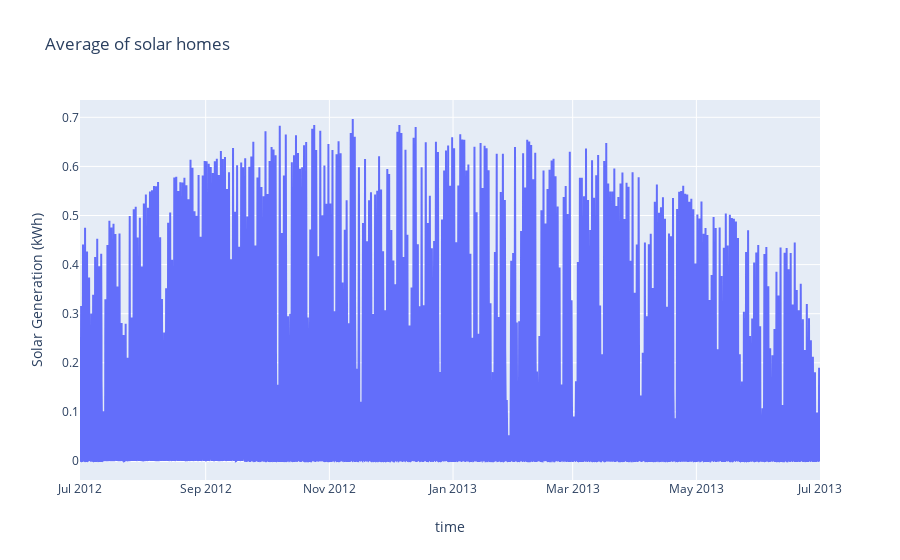
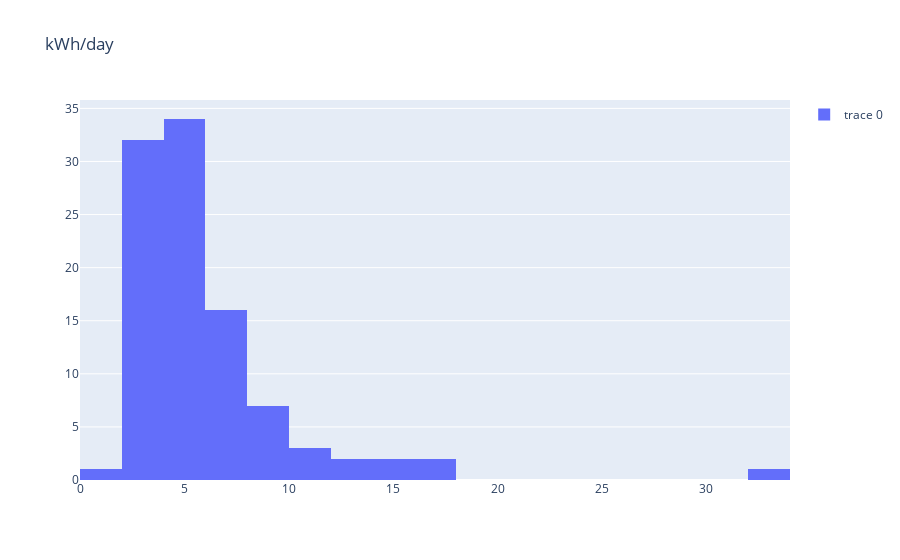

These figures' notebook cell, in order:
### Code cell
# Now let's bring solar to the game!

SolarProf=pd.read_csv('100SolarProf.csv')
SolarProf['Datetime']=pd.to_datetime(SolarProf['Datetime'],format='%d/%m/%Y %H:%M')


# W3=widgets.ToggleButtons(options=['Solar Generation', 'kWh/Day', 'Average load and solar'],
#     description='Chart type:', disabled=False, button_style='', # 'success', 'info', 'warning', 'danger' or ''
#     tooltips=['Solar Generation', 'kWh/Day', 'Average load and solar'])
# display(W3)

# def on_click(change):
#     if W3.value == 'Solar Generation':
data =[go.Scatter(x=SolarProf['Datetime'], y= np.nanmean(SolarProf.iloc[:,1:].values,axis=1),name='Total Bill ($)', mode='lines')]
layout = go.Layout(title='Average of solar homes',xaxis=dict(title='time'),yaxis=dict(title='Solar Generation (kWh)'))
fig=go.Figure(data, layout)
iplot(fig)
        
#     elif W3.value == 'kWh/Day':
AllsumPV=SolarProf.sum()/365 # kWh/day
data=[go.Histogram(x=AllsumPV)]
layout = go.Layout(showlegend=True, title='kWh/day')
iplot({"data":data,"layout":layout})
#     elif W3.value == 'Average load and solar':
data =[go.Scatter(x=SolarProf['Datetime'], y= np.nanmean(load_profile.iloc[:,1:].values,axis=1),name='Load', mode='lines'),
go.Scatter(x=SolarProf['Datetime'], y= np.nanmean(NetLoad.iloc[:,1:].values,axis=1),name='Netload', mode='lines'),
go.Scatter(x=SolarProf['Datetime'], y= np.nanmean(SolarProf.iloc[:,1:].values,axis=1),name='Solar', mode='lines')]
layout = go.Layout(title='Time',xaxis=dict(title='time'),yaxis=dict(title='Load and Solar'))
fig=go.Figure(data, layout)
iplot(fig)
        
# W3.observe(on_click, 'value')

### Figure 1 — Plotly figure (JSON) as saved in the notebook; plotly's stock layout.template omitted (floating-point values rounded to 4 significant figures; data arrays with more than 128 entries replaced by an {"elided": "..."} marker saying what was removed)
{"data": [{"mode": "lines", "name": "Total Bill ($)", "type": "scatter", "x": {"elided": "17519 str values"}, "y": {"elided": "17519 float values"}}], "layout": {"title": {"text": "Average of solar homes"}, "xaxis": {"title": {"text": "time"}}, "yaxis": {"title": {"text": "Solar Generation (kWh)"}}}}

### Figure 2 — Plotly figure (JSON) as saved in the notebook; plotly's stock layout.template omitted (floating-point values rounded to 4 significant figures)
{"data": [{"type": "histogram", "x": [14.01, 4.692, 4.264, 3.635, 3.458, 3.17, 8.667, 3.179, 4.034, 3.333, 6.517, 3.788, 7.973, 5.521, 3.21, 8.964, 5.513, 5.727, 4.273, 6.252, 3.846, 2.981, 6.367, 16.34, 3.732, 3.566, 4.104, 3.449, 5.71, 4.03, 5.488, 3.975, 8.069, 3.738, 8.222, 3.437, 6.06, 4.316, 4.318, 3.201, 3.452, 12.27, 4.706, 3.115, 5.644, 4.598, 3.855, 7.746, 4.046, 3.594, 5.08, 4.066, 5.587, 7.447, 8.36, 6.219, 5.605, 4.125, 11.73, 8.216, 6.985, 5.781, 2.547, 4.426, 6.186, 4.92, 12.67, 5.219, 7.98, 3.723, 5.241, 3.302, 7.962, 14.47, 33.04, 4.366, 4.112, 9.22, 3.538, 3.913, 5.322, 16.41, 10.17, 4.987, 6.073, 4.128, 7.857, 7.747, 3.907, 3.6, 3.171, 1.391, 7.053, 3.241, 11.52, 3.11, 4.826, 3.373, 3.309, 4.975]}], "layout": {"showlegend": true, "title": {"text": "kWh/day"}}}
